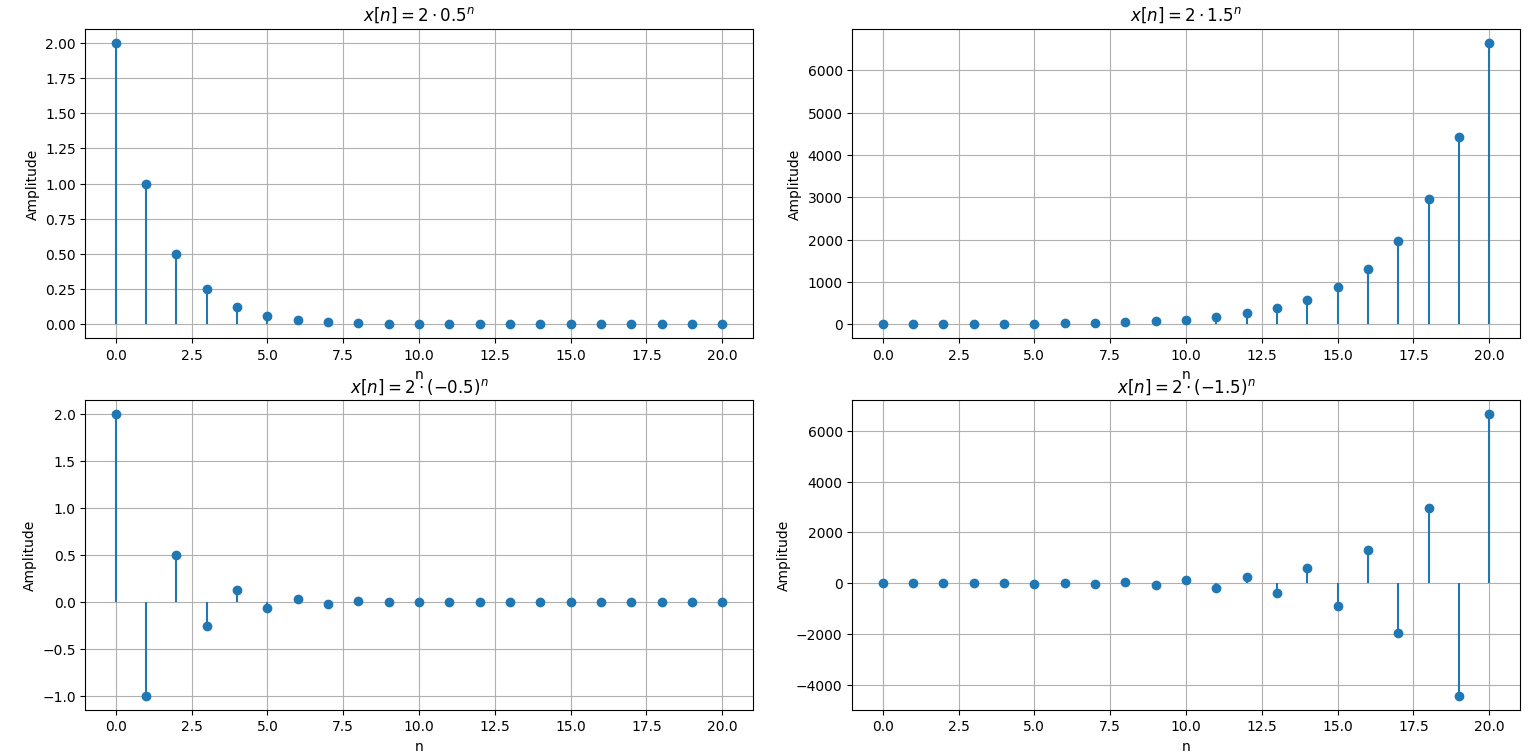

This figure's Python source:
import numpy as np
import matplotlib.pyplot as plt

# Define the range for n
n = np.arange(0, 21)  # 0 ≤ n ≤ 20

# Define the exponential sequences
x_a = 2 * (0.5) ** n  # x[n] = 2 * 0.5^n
x_b = 2 * (1.5) ** n  # x[n] = 2 * 1.5^n
x_c = 2 * (-0.5) ** n  # x[n] = 2 * (-0.5)^n
x_d = 2 * (-1.5) ** n  # x[n] = 2 * (-1.5)^n

# Plotting the sequences
plt.figure(figsize=(14, 10))

# Plot for x[n] = 2 * 0.5^n
plt.subplot(2, 2, 1)
plt.stem(n, x_a, basefmt=" ")
plt.title(r'$x[n] = 2 \cdot 0.5^n$')
plt.xlabel('n')
plt.ylabel('Amplitude')
plt.grid(True)

# Plot for x[n] = 2 * 1.5^n
plt.subplot(2, 2, 2)
plt.stem(n, x_b, basefmt=" ")
plt.title(r'$x[n] = 2 \cdot 1.5^n$')
plt.xlabel('n')
plt.ylabel('Amplitude')
plt.grid(True)

# Plot for x[n] = 2 * (-0.5)^n
plt.subplot(2, 2, 3)
plt.stem(n, x_c, basefmt=" ")
plt.title(r'$x[n] = 2 \cdot (-0.5)^n$')
plt.xlabel('n')
plt.ylabel('Amplitude')
plt.grid(True)

# Plot for x[n] = 2 * (-1.5)^n
plt.subplot(2, 2, 4)
plt.stem(n, x_d, basefmt=" ")
plt.title(r'$x[n] = 2 \cdot (-1.5)^n$')
plt.xlabel('n')
plt.ylabel('Amplitude')
plt.grid(True)

plt.tight_layout()
plt.show()
